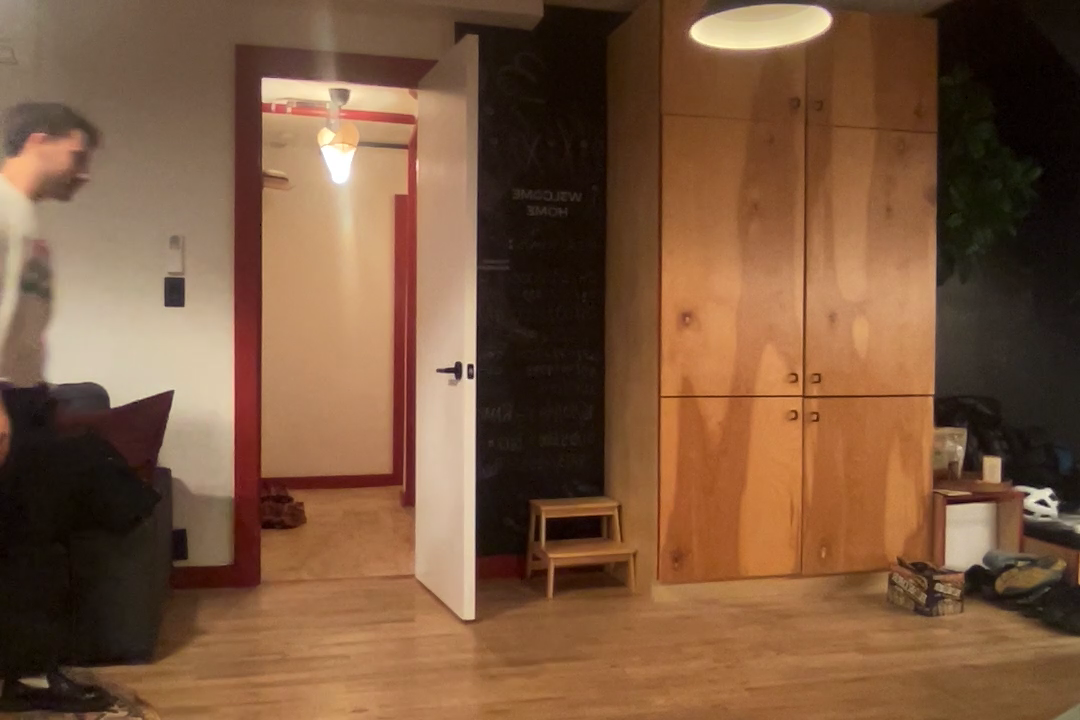
#> input picture frame 13 of Videos/dataset/sub_6D.mov, 1080 x 720 px
$ python output_video.py
#> lines starting #> are read from the running program, lines starting #| are printed output that depends on the picture; after the words box and inside, x2 and y2 are one past the last pixel; in counts of white or black regions, pixels touching at a corner belong together
import cv2
import numpy as np
from skimage import morphology
import matplotlib.pyplot as plt
from skimage.morphology import skeletonize, remove_small_objects


def background_gray(video_path, num_frames, kernel_size):
#> called with video_path = '../Videos/Dataset/sub_6D.mov', num_frames = 65, kernel_size = 5
    cap = cv2.VideoCapture(video_path)
    frames = []
    frames_blurred = []

    for i in range(num_frames):
        ret, frame = cap.read()
        if not ret:
            print(f"Warning: Failed to read frame {i}")
            break

        gray_frame = cv2.cvtColor(frame, cv2.COLOR_BGR2GRAY)
        gray_frame_smoothed = cv2.GaussianBlur(gray_frame, (kernel_size, kernel_size), 0)

        frames.append(gray_frame)
        frames_blurred.append(gray_frame_smoothed)
#> this loop made 31 passes
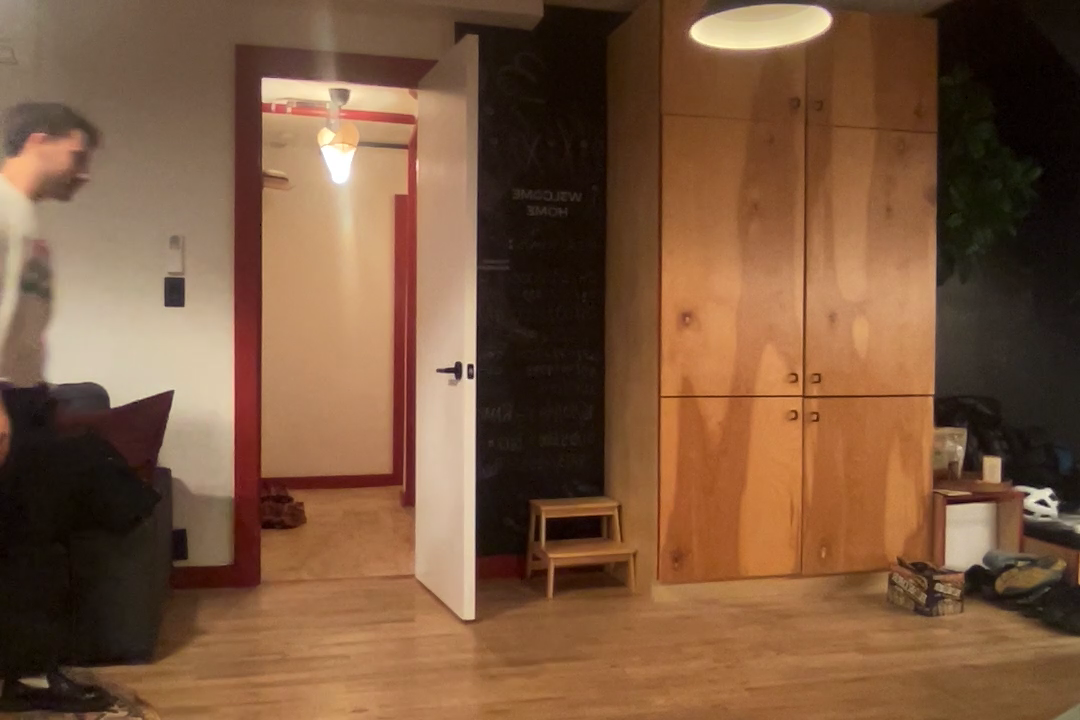
#> input picture frame 13 of Videos/dataset/sub_6D.mov, 1080 x 720 px
#> pass 1, in background_gray, `gray_frame = cv2.cvtColor(frame, cv2.COLOR_BGR2GRAY)`:
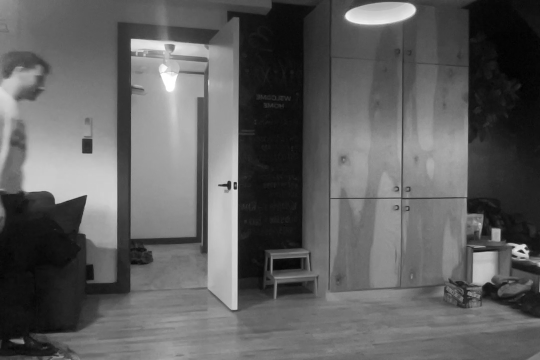
#> gray_frame: shape (720, 1080) (shown at 1/2 size); min 1, max 255, mean 94.8
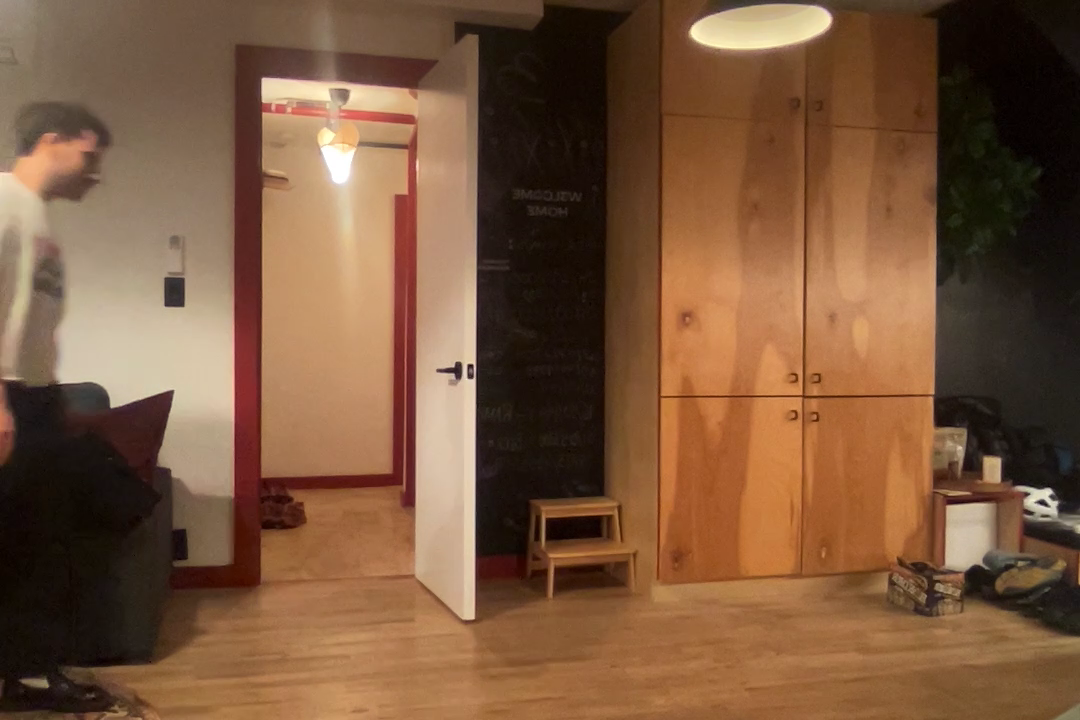
#> input picture frame 14 of Videos/dataset/sub_6D.mov, 1080 x 720 px
#> after the loop:
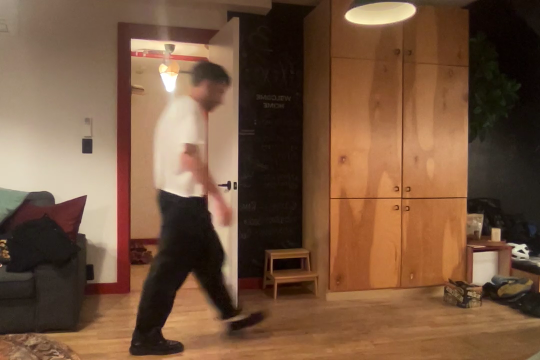
#> frame: shape (720, 1080, 3) (shown at 1/2 size); mean B, G, R 62.1, 85.7, 117.8
#> after the loop:
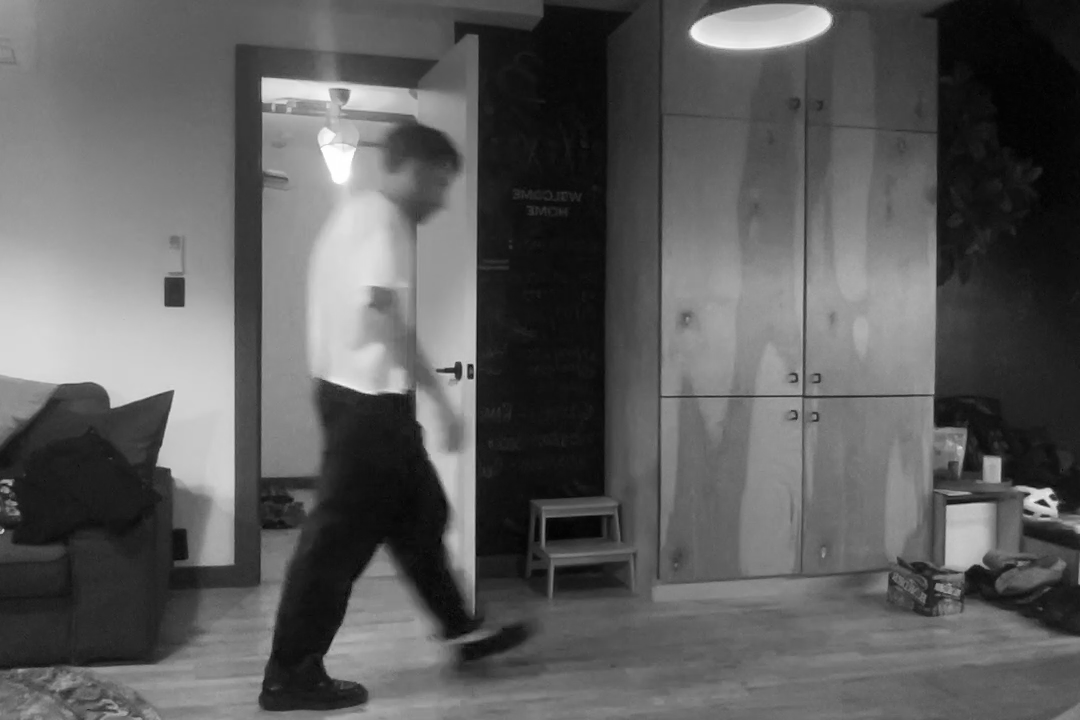
#> gray_frame: shape (720, 1080); min 1, max 255, mean 92.5
#> after the loop, frames = 30 items; frames_blurred = 30 items

    cap.release()

    if len(frames) == 0:
        print("Error: No frames captured for background modeling (Gray).")
        return None

    background_model = np.median(np.array(frames), axis=0).astype(np.uint8)
    background_model_blurred = np.median(np.array(frames_blurred), axis=0).astype(np.uint8)

    return background_model, background_model_blurred

# [76 lines left out: functions gamma_correct, method_1, method_2, method_3, not called in this run]


# Load video
vid_name    = 'sub_6D'
video_path  = f"../Videos/Dataset/{vid_name}.mov"
output_path = f"../Videos/Results/{vid_name}_overlay_method1.mp4"
cap = cv2.VideoCapture(video_path)

fps         = cap.get(cv2.CAP_PROP_FPS)
width       = int(cap.get(cv2.CAP_PROP_FRAME_WIDTH))
height      = int(cap.get(cv2.CAP_PROP_FRAME_HEIGHT))
fourcc      = cv2.VideoWriter_fourcc(*'mp4v')  # or 'XVID', 'avc1', etc.

writer = cv2.VideoWriter(output_path, fourcc, fps, (width, height))


total_frames = int(cap.get(cv2.CAP_PROP_FRAME_COUNT))
num_frames   = min(total_frames // 2, 100) if total_frames < 200 else min(total_frames, 200)
background, _ = background_gray(video_path, num_frames, 5)


# Get the binary mask and the skeleton for the each frame and save it
cap = cv2.VideoCapture(video_path)
while True:
    ret, frame = cap.read()
    if not ret:
        break

    gray = cv2.cvtColor(frame, cv2.COLOR_BGR2GRAY)
    diff = np.abs(gray - background)
    diff[diff >= 210] = 0
    diff = cv2.GaussianBlur(diff, (15, 15), 0)
    diff = gamma_correct(diff)

    otsu_mask = method_2(diff)

    binary_mask = (otsu_mask > 0).astype(np.uint8)
    binary_mask = binary_mask.astype(np.uint8) * 255

    skeleton = skeletonize(binary_mask)
    skeleton = remove_small_objects(skeleton, min_size=300, connectivity=2)
    skeleton = skeleton.astype(np.uint8) * 255


    mask_color = np.zeros_like(frame)
    mask_color[:, :, 2] = binary_mask

    alpha = 0.4
    overlay = cv2.addWeighted(frame, 1.0, mask_color, alpha, 0)
    overlay[skeleton > 0] = [0, 255, 0]

    writer.write(overlay)
    cv2.imshow("Overlay", overlay)
    if cv2.waitKey(1) & 0xFF == ord('q'):
        break


cap.release()
writer.release()
cv2.destroyAllWindows()

$ run again, starting later in the video
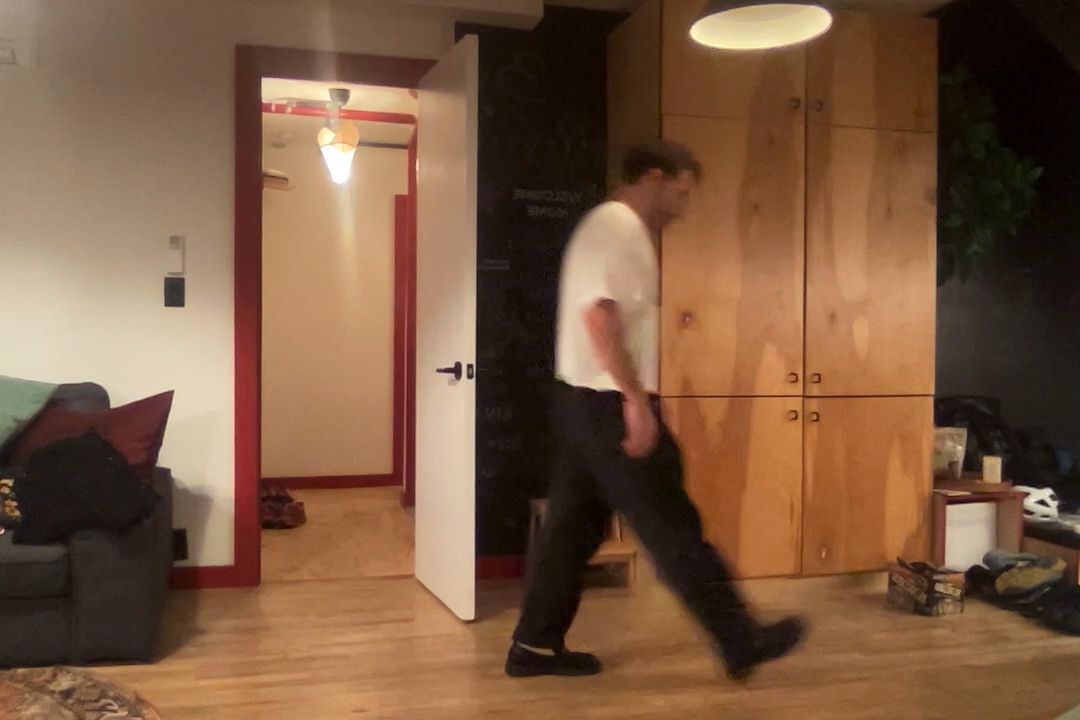
#> input picture frame 58 of Videos/dataset/sub_6D.mov, 1080 x 720 px
#> the loop in background_gray, `for i in range(num_frames):` made 31 passes
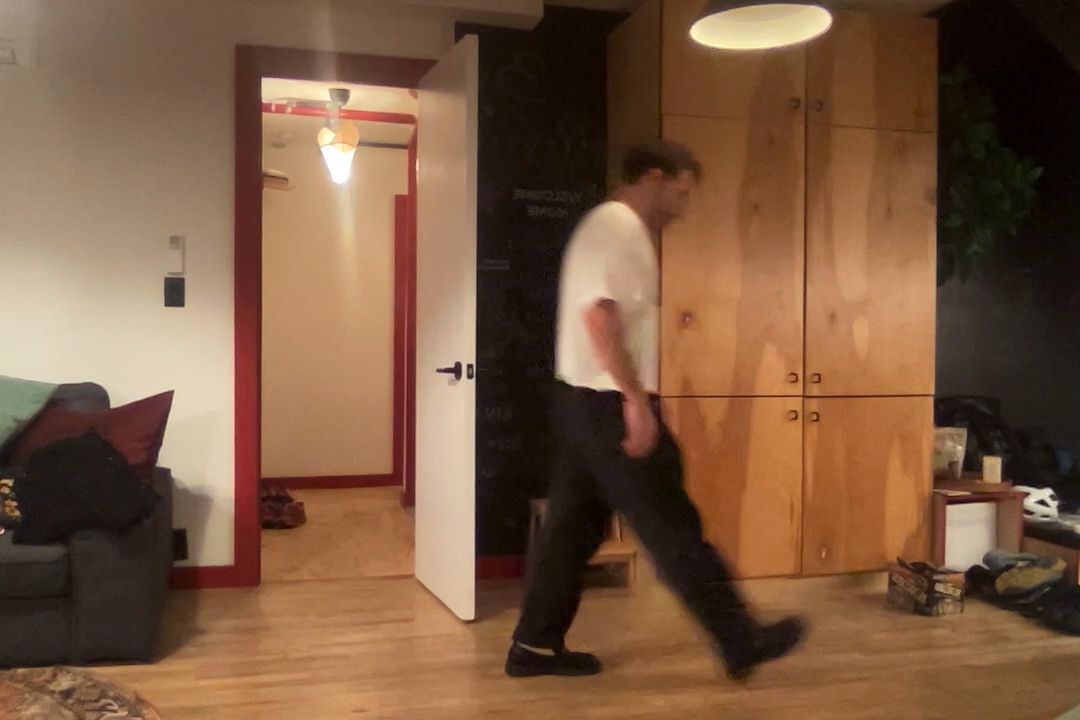
#> input picture frame 58 of Videos/dataset/sub_6D.mov, 1080 x 720 px
#> after the loop in background_gray, `for i in range(num_frames):`:
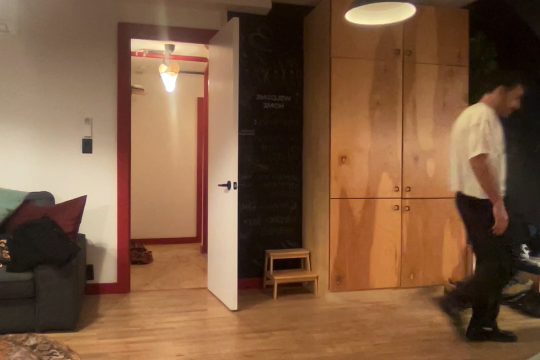
#> frame: shape (720, 1080, 3) (shown at 1/2 size); mean B, G, R 64.2, 90.5, 125.7
#> after the loop in background_gray, `for i in range(num_frames):`:
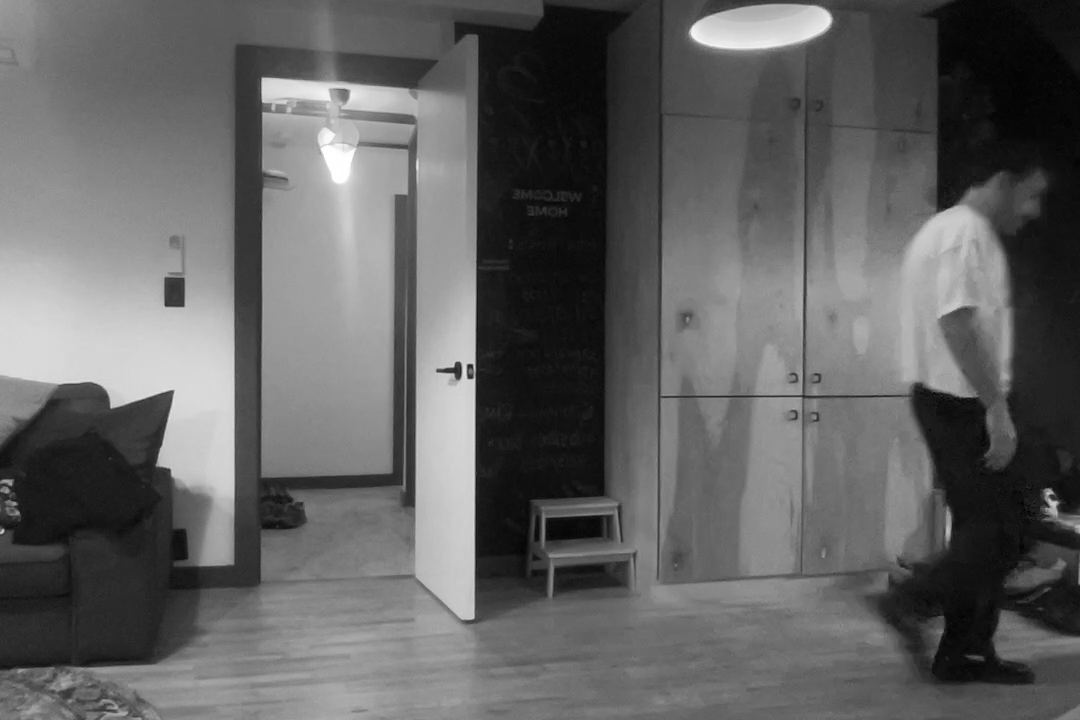
#> gray_frame: shape (720, 1080); min 1, max 255, mean 97.9
#> after the loop in background_gray, `for i in range(num_frames):`: frames = 30 items

$ run again, starting later in the video
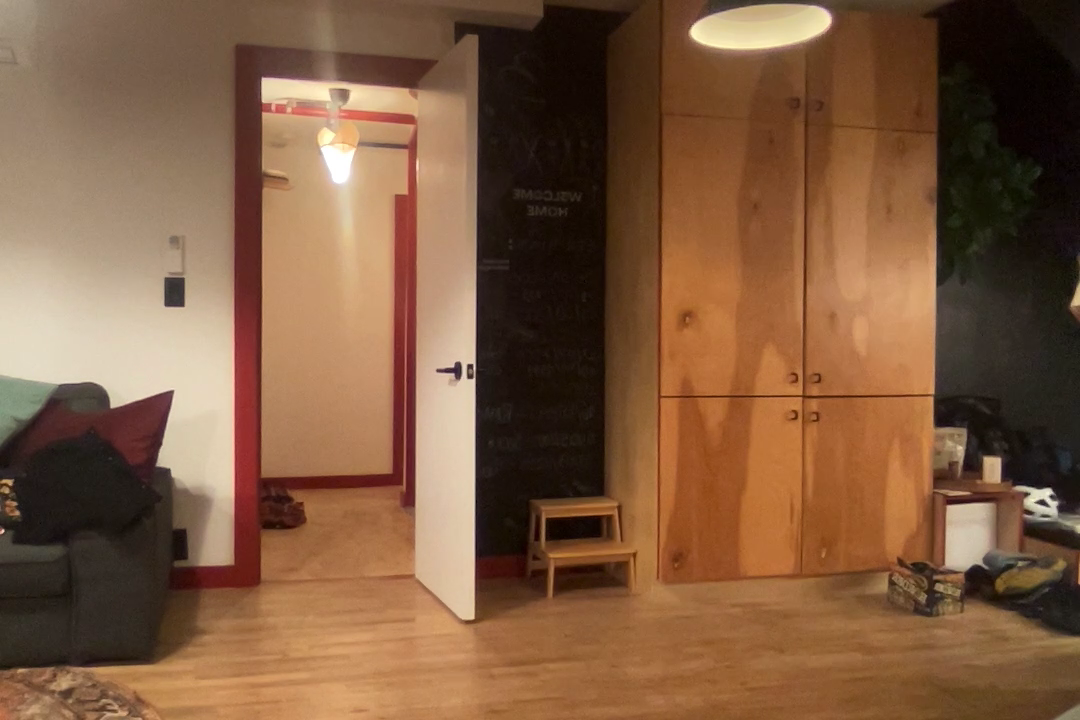
#> input picture frame 104 of Videos/dataset/sub_6D.mov, 1080 x 720 px
#> the loop in background_gray, `for i in range(num_frames):` made 4 passes
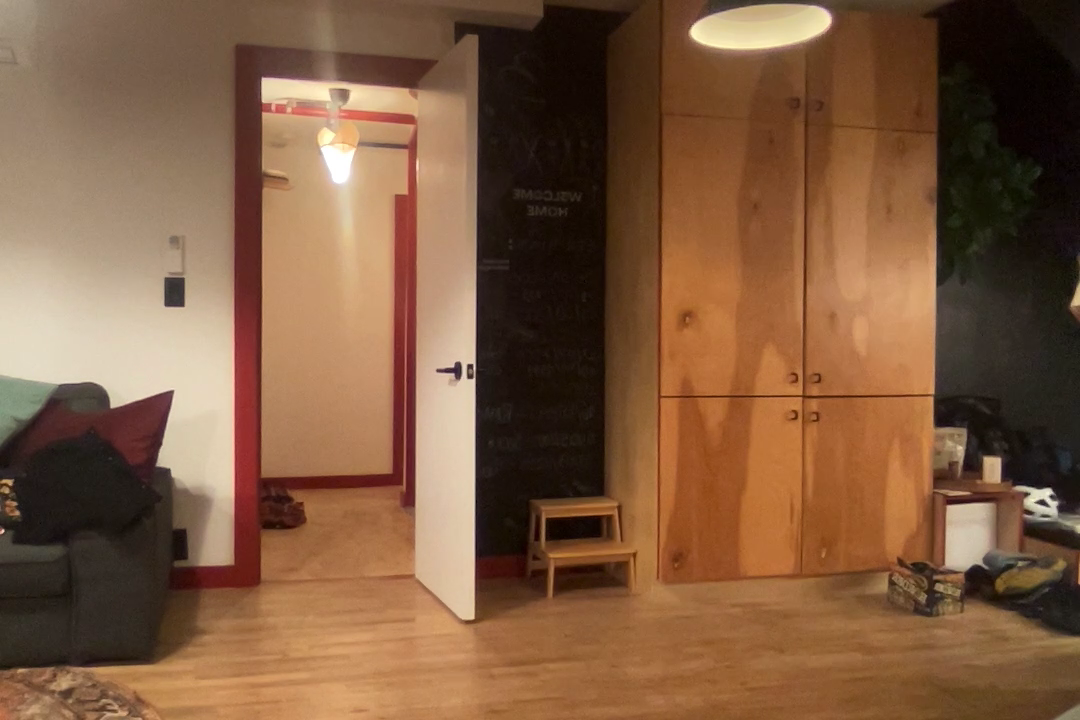
#> input picture frame 104 of Videos/dataset/sub_6D.mov, 1080 x 720 px
#> after the loop in background_gray, `for i in range(num_frames):`: frames = 3 items
#> frame is the input picture: shape (720, 1080, 3); mean B, G, R 64.1, 91, 126.6
#> in method_2, `val, v_otsu_thresh_dil3 = cv2.threshold(v_dilation3, 0, 255, cv2.THRES..`:
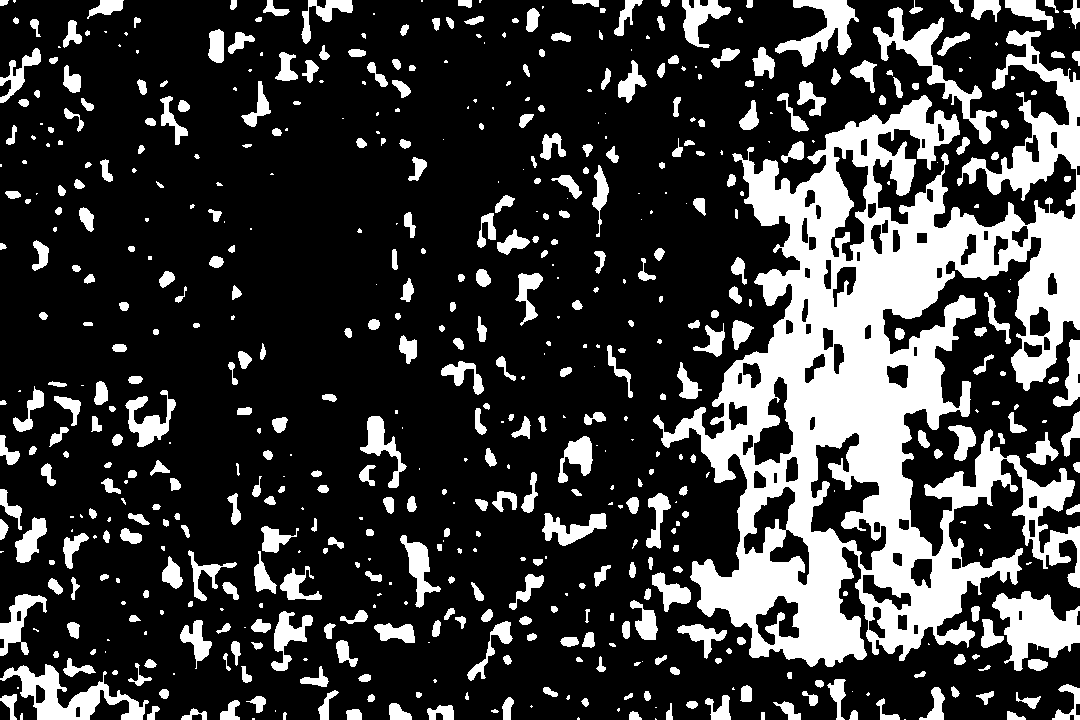
#> v_otsu_thresh_dil3: shape (720, 1080); 23.6% white; 593 white regions (176 under 20 px), largest, box (x1, y1, x2, y2) and area: (653, 30, 1080, 667) 103841, (992, 591, 1080, 671) 3728, (0, 664, 149, 720) 3079
#> val = 0
#> h_otsu_thresh_dil3: shape (720, 1080); 23.6% white; 606 white regions (184 under 20 px), largest, box (x1, y1, x2, y2) and area: (644, 17, 1080, 671) 102259, (924, 411, 1080, 520) 5450, (957, 100, 1080, 201) 4237
#> `overlay[skeleton > 0] = [0, 255, 0]`:
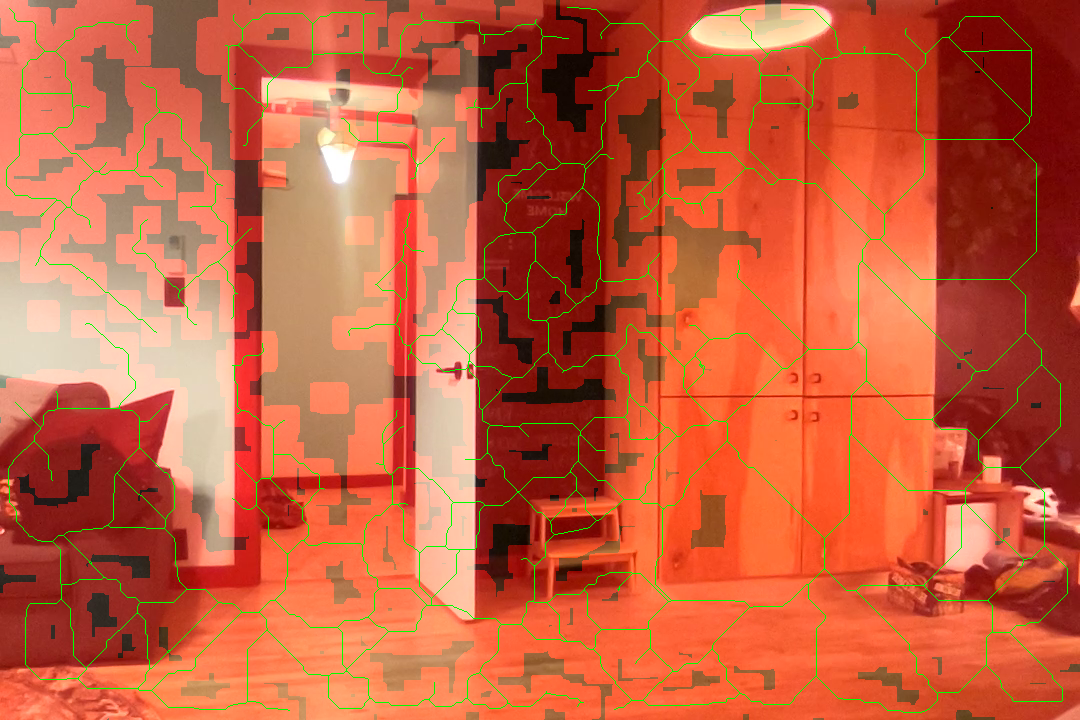
#> overlay: shape (720, 1080, 3); mean B, G, R 62.9, 94.6, 197.9
